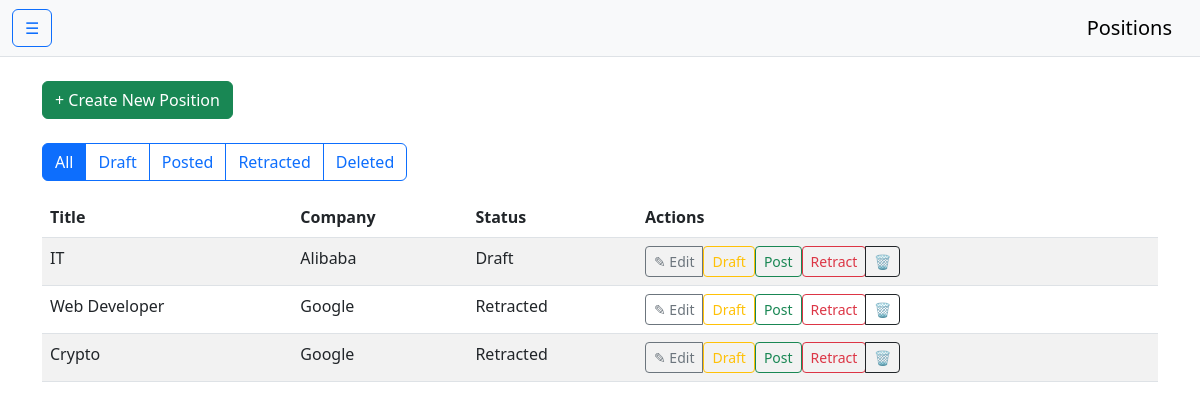
Screenshot of /accounts/admin/positions/ (signed in) with the database file from the repository.
### positions/models.py (models this page shows, shortened)
class Position(models.Model):
    STATUS_CHOICES = [
        ('draft',     'Draft'),
        ('posted',    'Posted'),
        ('retracted', 'Retracted'),
        ('deleted',   'Deleted'),
    ]
    title       = models.CharField(max_length=200)
    company     = models.CharField(max_length=200)
    description = models.TextField(blank=True)
    tags        = models.ManyToManyField(Tag, blank=True)
    status      = models.CharField(
                     max_length=10,
                     choices=STATUS_CHOICES,
                     default='draft'
                  )
    created_at  = models.DateTimeField(auto_now_add=True)
    updated_at  = models.DateTimeField(auto_now=True)

### positions/views.py (the view)
# urls.py: path('',                   PositionListView.as_view(),        name='list'),
@method_decorator(never_cache, name='dispatch')
class PositionListView(AdminRequiredMixin, ListView):
    model               = Position
    template_name       = 'positions/position_list.html'
    context_object_name = 'positions'
    def get_queryset(self):
        qs = super().get_queryset().order_by('-created_at')
        status = self.request.GET.get('status')
        valid_statuses = dict(Position.STATUS_CHOICES).keys()
        if status in valid_statuses:
            qs = qs.filter(status=status)
        return qs
    def get_context_data(self, **kwargs):
        ctx = super().get_context_data(**kwargs)
        ctx['current_status'] = self.request.GET.get('status', '')
        ctx['status_choices'] = Position.STATUS_CHOICES
        return ctx

### positions/views.py (called while the page is built)
    def test_func(self):
        return self.request.user.is_authenticated and self.request.user.is_admin

### templates/positions/position_list.html (shortened to what this page needs)
{% extends "accounts/base_admin.html" %}
{% load static %}
{% block navbar_title %}Positions{% endblock %}
{% block content %}
  <div class="mb-4">
    <a href="{% url 'positions:new' %}" class="btn btn-success">
      + Create New Position
    </a>
  </div>
  <div class="btn-group mb-3" role="group" aria-label="Status filter">
    <a
      href="{% url 'positions:list' %}"
      class="btn {% if not current_status %}btn-primary{% else %}btn-outline-primary{% endif %}"
    >
      All
    </a>
    {% for code,label in status_choices %}
      <a
        href="{% url 'positions:list' %}?status={{ code }}"
        class="btn {% if code == current_status %}btn-primary{% else %}btn-outline-primary{% endif %}"
      >
        {{ label }}
      </a>
    {% endfor %}
  </div>
  {% if positions %}
    <table class="table table-striped">
      <thead>
        <tr>
          <th>Title</th>
          <th>Company</th>
          <th>Status</th>
          <th>Actions</th>
        </tr>
      </thead>
      <tbody>
        {% for pos in positions %}
          <tr>
            <td>{{ pos.title }}</td>
            <td>{{ pos.company }}</td>
            <td>{{ pos.get_status_display }}</td>
            <td>
              <div class="btn-group" role="group">
                <a href="{% url 'positions:edit' pos.pk %}"
                   class="btn btn-sm btn-outline-secondary">
                  ✎ Edit
                </a>
                <form method="post" action="{% url 'positions:status' pos.pk %}" style="display:inline;">
                  <button type="submit" class="btn btn-sm btn-outline-warning">
                    Draft
                  </button>
                </form>
                <form method="post" action="{% url 'positions:status' pos.pk %}" style="display:inline;">
                  <button type="submit" class="btn btn-sm btn-outline-success">
                    Post
                  </button>
                </form>
                <form method="post" action="{% url 'positions:status' pos.pk %}" style="display:inline;">
                  <button type="submit" class="btn btn-sm btn-outline-danger">
                    Retract
                  </button>
                </form>
                <a href="{% url 'positions:delete' pos.pk %}"
                   class="btn btn-sm btn-outline-dark">
                  🗑
                </a>
              </div>
            </td>
          </tr>
        {% endfor %}
      </tbody>
    </table>
  {% else %}
    <p>No positions found.</p>
  {% endif %}
{% endblock %}

### rows the page displays
Position: title "IT", company "Alibaba", status "Draft"
Position: title "Web Developer", company "Google", status "Retracted"
Position: title "Crypto", company "Google", status "Retracted"

### other values shown
{{ label }} "Draft" "Posted" "Retracted" "Deleted"
